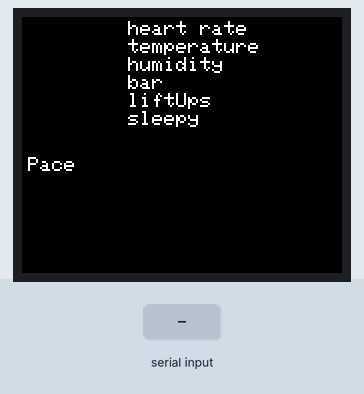
A sketch run on a simulated Arduino Uno, built with avr-gcc and run on an emulated ATmega328P. Shown: 160×128 colour display. The test bench sets the inputs (shaded band). What the sketch prints to the serial monitor is not drawn.

Above: at 2.7 s.
2.8 s: "90,45\n" received over the second serial link
At 3.03 s:
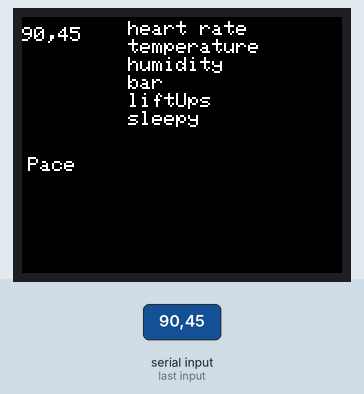
5.0 s: "5\n" received over the second serial link
At 5.9 s:
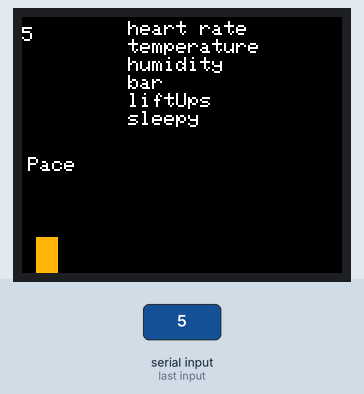
Timing chart, 0 to 8.0 s (numbered marks = the images above; inputs shaded):
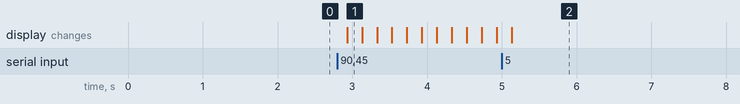

The sketch:

blelcd.ino
```cpp
#include <SoftwareSerial.h>
#define TxD 3
#define RxD 4
#include <TFT.h>  // Arduino LCD library
#include <SPI.h>

// pin definition for the Uno
#define cs   10
#define dc   9
#define rst  8
int xPos = 0;
int sensor=0;
TFT TFTscreen = TFT(cs, dc, rst);
SoftwareSerial BTSerial(RxD, TxD); // Recive (RD), Transmit (TxD)
// char array to print to the screen
char sensorval[200];
char charin;
String str="";
void setup() {
  // put your setup code here, to run once:
  Serial.begin(115200);
  BTSerial.begin(115200);

  TFTscreen.begin();
  tftinit();
  BTSerial.print("root\n");
  delay(1500);
  BTSerial.print("password\n");
}

void loop() {
  // put your main code here, to run repeatedly:
 // set the font color

 if(BTSerial.available()){
// erase the text you just wrote
  tftwrite(sensorval,0,0,0);
  str="";
  while (BTSerial.available()){
      charin=BTSerial.read();
      str+=String(charin);
    }
  Serial.print(str);
  str.toCharArray(sensorval,200);
  tftwrite(sensorval,255,255,255);
  char* tem=strchr(sensorval,'\n');
  sensor=str.substring(0,tem-sensorval).toInt();
  // wait for a moment
 }
 delay(200);
 drawgraph(sensor);
}

void tftwrite(char sensorval[],int r,int g,int b){
    TFTscreen.stroke(r,b,g);
    TFTscreen.text(sensorval, 0, 5);
}
void tftinit(){
  TFTscreen.background(0, 0, 0);
  TFTscreen.stroke(255, 255, 255);
  TFTscreen.setTextSize(1);
  TFTscreen.text("heart rate", 53, 2);
  TFTscreen.text("temperature", 53, 11);
  TFTscreen.text("humidity", 53, 20);
  TFTscreen.text("bar", 53, 29);
  TFTscreen.text("liftUps", 53, 38);
  TFTscreen.text("sleepy", 53, 47);
  TFTscreen.text("Pace", 3, 70);
  TFTscreen.setTextSize(1);
}
void drawgraph(int sensor){
  sensor = map(sensor, 50, 140, 0, TFTscreen.height()/3);
  TFTscreen.stroke(250, 180, 10);
  TFTscreen.line(xPos, TFTscreen.height() - sensor, xPos, TFTscreen.height());

  // if the graph has reached the screen edge
  // erase the screen and start again
  if (xPos >= 144) {
    xPos = 0;
    tftinit();
  } else {
    // increment the horizontal position:
    xPos++;
  }
}
```

Measured:
- after the input at 2.8 s, the display: changes after 0.13 s (image 1)
- after the input at 5.0 s, the display: changes after 0.13 s (image 2)
